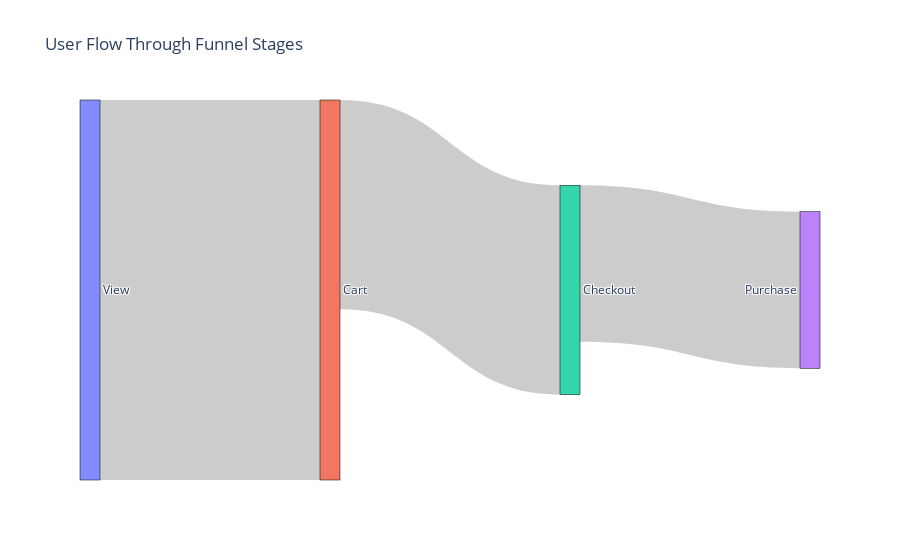

The notebook cell this image was saved under:
### Code cell
import plotly.graph_objects as go

labels = ["View", "Cart", "Checkout", "Purchase"]

sources = [0, 1, 2]   # From: View → Cart, Cart → Checkout, Checkout → Purchase
targets = [1, 2, 3]   # To:   Cart, Checkout, Purchase
values = [n_cart, n_checkout, n_purchase]

fig = go.Figure(data=[go.Sankey(
    node=dict(
        pad=20,
        thickness=20,
        line=dict(color="black", width=0.5),
        label=labels
    ),
    link=dict(
        source=sources,
        target=targets,
        value=values
    )
)])

fig.update_layout(title_text="User Flow Through Funnel Stages", font_size=12)
fig.show()

### Figure 1 — Plotly figure (JSON) as saved in the notebook; plotly's stock layout.template omitted (floating-point values rounded to 4 significant figures)
{"data": [{"link": {"source": [0, 1, 2], "target": [1, 2, 3], "value": [81518, 44909, 33580]}, "node": {"label": ["View", "Cart", "Checkout", "Purchase"], "line": {"color": "black", "width": 0.5}, "pad": 20, "thickness": 20}, "type": "sankey"}], "layout": {"font": {"size": 12}, "title": {"text": "User Flow Through Funnel Stages"}}}
